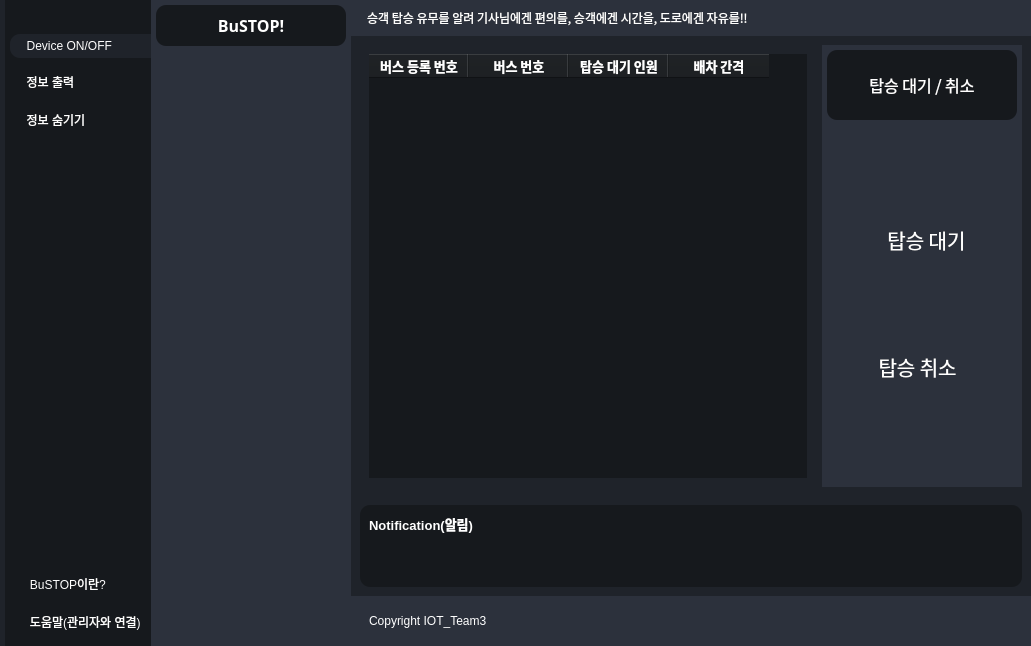
<?xml version="1.0" encoding="UTF-8"?>
<ui version="4.0">
 <class>MainWindow</class>
 <widget class="QMainWindow" name="MainWindow">
  <property name="geometry">
   <rect>
    <x>0</x>
    <y>0</y>
    <width>1031</width>
    <height>646</height>
   </rect>
  </property>
  <property name="windowTitle">
   <string>MainWindow</string>
  </property>
  <property name="styleSheet">
   <string notr="true">*{
	border: none;
	background-color: transparent;
	background: transparent;
	padding: 0;
	margin: 0;
	color: #fff;
}
#centralwidget{
	background-color:#1f232a;
}
#leftMenuSubContainer{
	background-color: #16191d;
}
#leftMenuSubContainer QPushButton{
	text-align: left;
	padding: 5px 10px;
	border-top-left-radius: 10px;
	border-bottom-left-radius: 10px;
}
#centerMenuSubContainer,#rightMenuSubContainer{
	background-color: #2c313c;
}
#frame_4,#frame_8,#popupNotificationSubContainer{
	background-color: #16191d;
	border-radius: 10px;
}
#headerContainer,#footerContainer{
	background-color: #2c313c;
}</string>
  </property>
  <widget class="QWidget" name="centralwidget">
   <layout class="QHBoxLayout" name="horizontalLayout">
    <property name="spacing">
     <number>0</number>
    </property>
    <property name="leftMargin">
     <number>0</number>
    </property>
    <property name="topMargin">
     <number>0</number>
    </property>
    <property name="rightMargin">
     <number>0</number>
    </property>
    <property name="bottomMargin">
     <number>0</number>
    </property>
    <item alignment="Qt::AlignLeft">
     <widget class="QWidget" name="leftMenuContainer" native="true">
      <layout class="QVBoxLayout" name="verticalLayout">
       <property name="spacing">
        <number>0</number>
       </property>
       <property name="leftMargin">
        <number>5</number>
       </property>
       <property name="topMargin">
        <number>0</number>
       </property>
       <property name="rightMargin">
        <number>0</number>
       </property>
       <property name="bottomMargin">
        <number>0</number>
       </property>
       <item alignment="Qt::AlignLeft">
        <widget class="QWidget" name="leftMenuSubContainer" native="true">
         <layout class="QVBoxLayout" name="verticalLayout_2">
          <property name="spacing">
           <number>0</number>
          </property>
          <property name="leftMargin">
           <number>5</number>
          </property>
          <property name="topMargin">
           <number>0</number>
          </property>
          <property name="rightMargin">
           <number>0</number>
          </property>
          <property name="bottomMargin">
           <number>0</number>
          </property>
          <item alignment="Qt::AlignTop">
           <widget class="QFrame" name="frame">
            <property name="frameShape">
             <enum>QFrame::StyledPanel</enum>
            </property>
            <property name="frameShadow">
             <enum>QFrame::Raised</enum>
            </property>
            <layout class="QHBoxLayout" name="horizontalLayout_2">
             <property name="spacing">
              <number>0</number>
             </property>
             <property name="leftMargin">
              <number>0</number>
             </property>
             <property name="topMargin">
              <number>0</number>
             </property>
             <property name="rightMargin">
              <number>0</number>
             </property>
             <property name="bottomMargin">
              <number>0</number>
             </property>
             <item>
              <widget class="QPushButton" name="BtnMenu">
               <property name="toolTip">
                <string>Menu</string>
               </property>
               <property name="text">
                <string/>
               </property>
               <property name="icon">
                <iconset resource="resources.qrc">
                 <normaloff>:/icons/icons/align-justify.svg</normaloff>:/icons/icons/align-justify.svg</iconset>
               </property>
               <property name="iconSize">
                <size>
                 <width>24</width>
                 <height>24</height>
                </size>
               </property>
              </widget>
             </item>
            </layout>
           </widget>
          </item>
          <item alignment="Qt::AlignTop">
           <widget class="QFrame" name="frame_2">
            <property name="sizePolicy">
             <sizepolicy hsizetype="Preferred" vsizetype="Preferred">
              <horstretch>0</horstretch>
              <verstretch>0</verstretch>
             </sizepolicy>
            </property>
            <property name="frameShape">
             <enum>QFrame::StyledPanel</enum>
            </property>
            <property name="frameShadow">
             <enum>QFrame::Raised</enum>
            </property>
            <layout class="QVBoxLayout" name="verticalLayout_3">
             <property name="spacing">
              <number>0</number>
             </property>
             <property name="leftMargin">
              <number>0</number>
             </property>
             <property name="topMargin">
              <number>10</number>
             </property>
             <property name="rightMargin">
              <number>0</number>
             </property>
             <property name="bottomMargin">
              <number>0</number>
             </property>
             <item>
              <widget class="QPushButton" name="BtnDeviceOnOff">
               <property name="toolTip">
                <string>Home</string>
               </property>
               <property name="styleSheet">
                <string notr="true">background-color: #1f232a;</string>
               </property>
               <property name="text">
                <string>  Device ON/OFF</string>
               </property>
               <property name="icon">
                <iconset resource="resources.qrc">
                 <normaloff>:/icons/icons/battery-charging.svg</normaloff>:/icons/icons/battery-charging.svg</iconset>
               </property>
               <property name="iconSize">
                <size>
                 <width>24</width>
                 <height>24</height>
                </size>
               </property>
              </widget>
             </item>
            </layout>
           </widget>
          </item>
          <item>
           <widget class="QFrame" name="frame_12">
            <property name="frameShape">
             <enum>QFrame::StyledPanel</enum>
            </property>
            <property name="frameShadow">
             <enum>QFrame::Raised</enum>
            </property>
            <layout class="QVBoxLayout" name="verticalLayout_14">
             <property name="spacing">
              <number>0</number>
             </property>
             <property name="leftMargin">
              <number>0</number>
             </property>
             <property name="topMargin">
              <number>10</number>
             </property>
             <property name="rightMargin">
              <number>0</number>
             </property>
             <property name="bottomMargin">
              <number>0</number>
             </property>
             <item>
              <widget class="QPushButton" name="BtnSearch">
               <property name="sizePolicy">
                <sizepolicy hsizetype="Minimum" vsizetype="Fixed">
                 <horstretch>0</horstretch>
                 <verstretch>0</verstretch>
                </sizepolicy>
               </property>
               <property name="text">
                <string>  정보 출력</string>
               </property>
               <property name="icon">
                <iconset resource="resources.qrc">
                 <normaloff>:/icons/icons/eye.svg</normaloff>:/icons/icons/eye.svg</iconset>
               </property>
               <property name="iconSize">
                <size>
                 <width>24</width>
                 <height>24</height>
                </size>
               </property>
              </widget>
             </item>
            </layout>
           </widget>
          </item>
          <item>
           <widget class="QFrame" name="frame_13">
            <property name="frameShape">
             <enum>QFrame::StyledPanel</enum>
            </property>
            <property name="frameShadow">
             <enum>QFrame::Raised</enum>
            </property>
            <layout class="QVBoxLayout" name="verticalLayout_21">
             <property name="spacing">
              <number>0</number>
             </property>
             <property name="leftMargin">
              <number>0</number>
             </property>
             <property name="topMargin">
              <number>10</number>
             </property>
             <property name="rightMargin">
              <number>0</number>
             </property>
             <property name="bottomMargin">
              <number>0</number>
             </property>
             <item>
              <widget class="QPushButton" name="BtnHide">
               <property name="sizePolicy">
                <sizepolicy hsizetype="Minimum" vsizetype="Fixed">
                 <horstretch>0</horstretch>
                 <verstretch>0</verstretch>
                </sizepolicy>
               </property>
               <property name="text">
                <string>  정보 숨기기</string>
               </property>
               <property name="icon">
                <iconset resource="resources.qrc">
                 <normaloff>:/icons/icons/eye-off.svg</normaloff>:/icons/icons/eye-off.svg</iconset>
               </property>
               <property name="iconSize">
                <size>
                 <width>24</width>
                 <height>24</height>
                </size>
               </property>
              </widget>
             </item>
            </layout>
           </widget>
          </item>
          <item>
           <spacer name="verticalSpacer">
            <property name="orientation">
             <enum>Qt::Vertical</enum>
            </property>
            <property name="sizeHint" stdset="0">
             <size>
              <width>20</width>
              <height>40</height>
             </size>
            </property>
           </spacer>
          </item>
          <item>
           <widget class="QFrame" name="frame_14">
            <property name="frameShape">
             <enum>QFrame::StyledPanel</enum>
            </property>
            <property name="frameShadow">
             <enum>QFrame::Raised</enum>
            </property>
            <layout class="QHBoxLayout" name="horizontalLayout_13">
             <property name="spacing">
              <number>0</number>
             </property>
             <property name="leftMargin">
              <number>0</number>
             </property>
             <property name="topMargin">
              <number>10</number>
             </property>
             <property name="rightMargin">
              <number>0</number>
             </property>
             <property name="bottomMargin">
              <number>0</number>
             </property>
             <item>
              <widget class="QPushButton" name="BtnInfo">
               <property name="toolTip">
                <string>Information</string>
               </property>
               <property name="text">
                <string>   BuSTOP이란?</string>
               </property>
               <property name="icon">
                <iconset resource="resources.qrc">
                 <normaloff>:/icons/icons/info.svg</normaloff>:/icons/icons/info.svg</iconset>
               </property>
               <property name="iconSize">
                <size>
                 <width>24</width>
                 <height>24</height>
                </size>
               </property>
              </widget>
             </item>
            </layout>
           </widget>
          </item>
          <item alignment="Qt::AlignBottom">
           <widget class="QFrame" name="frame_3">
            <property name="frameShape">
             <enum>QFrame::StyledPanel</enum>
            </property>
            <property name="frameShadow">
             <enum>QFrame::Raised</enum>
            </property>
            <layout class="QVBoxLayout" name="verticalLayout_4">
             <property name="spacing">
              <number>0</number>
             </property>
             <property name="leftMargin">
              <number>0</number>
             </property>
             <property name="topMargin">
              <number>10</number>
             </property>
             <property name="rightMargin">
              <number>0</number>
             </property>
             <property name="bottomMargin">
              <number>10</number>
             </property>
             <item>
              <widget class="QPushButton" name="BtnHelp">
               <property name="toolTip">
                <string>Help</string>
               </property>
               <property name="text">
                <string>   도움말(관리자와 연결)</string>
               </property>
               <property name="icon">
                <iconset resource="resources.qrc">
                 <normaloff>:/icons/icons/help-circle.svg</normaloff>:/icons/icons/help-circle.svg</iconset>
               </property>
               <property name="iconSize">
                <size>
                 <width>24</width>
                 <height>24</height>
                </size>
               </property>
              </widget>
             </item>
            </layout>
           </widget>
          </item>
         </layout>
        </widget>
       </item>
      </layout>
     </widget>
    </item>
    <item>
     <widget class="QWidget" name="centerMenuContainer" native="true">
      <property name="minimumSize">
       <size>
        <width>200</width>
        <height>0</height>
       </size>
      </property>
      <layout class="QVBoxLayout" name="verticalLayout_5">
       <property name="spacing">
        <number>0</number>
       </property>
       <property name="leftMargin">
        <number>0</number>
       </property>
       <property name="topMargin">
        <number>0</number>
       </property>
       <property name="rightMargin">
        <number>0</number>
       </property>
       <property name="bottomMargin">
        <number>0</number>
       </property>
       <item alignment="Qt::AlignLeft">
        <widget class="QWidget" name="centerMenuSubContainer" native="true">
         <property name="minimumSize">
          <size>
           <width>200</width>
           <height>0</height>
          </size>
         </property>
         <layout class="QVBoxLayout" name="verticalLayout_6">
          <property name="spacing">
           <number>5</number>
          </property>
          <property name="leftMargin">
           <number>5</number>
          </property>
          <property name="topMargin">
           <number>5</number>
          </property>
          <property name="rightMargin">
           <number>5</number>
          </property>
          <property name="bottomMargin">
           <number>5</number>
          </property>
          <item>
           <widget class="QFrame" name="frame_4">
            <property name="frameShape">
             <enum>QFrame::StyledPanel</enum>
            </property>
            <property name="frameShadow">
             <enum>QFrame::Raised</enum>
            </property>
            <layout class="QHBoxLayout" name="horizontalLayout_3">
             <item>
              <widget class="QLabel" name="LblLeftPanel">
               <property name="font">
                <font>
                 <family>나눔고딕</family>
                 <pointsize>12</pointsize>
                 <weight>75</weight>
                 <italic>false</italic>
                 <bold>true</bold>
                 <underline>false</underline>
                </font>
               </property>
               <property name="text">
                <string>BuSTOP!</string>
               </property>
               <property name="alignment">
                <set>Qt::AlignCenter</set>
               </property>
              </widget>
             </item>
            </layout>
           </widget>
          </item>
          <item>
           <widget class="QStackedWidget" name="stackedWidget">
            <property name="minimumSize">
             <size>
              <width>0</width>
              <height>0</height>
             </size>
            </property>
            <property name="currentIndex">
             <number>0</number>
            </property>
            <widget class="QWidget" name="page_5">
             <layout class="QVBoxLayout" name="verticalLayout_7">
              <item>
               <widget class="QLabel" name="LblInfor">
                <property name="font">
                 <font>
                  <pointsize>12</pointsize>
                 </font>
                </property>
                <property name="text">
                 <string/>
                </property>
                <property name="alignment">
                 <set>Qt::AlignCenter</set>
                </property>
               </widget>
              </item>
             </layout>
            </widget>
           </widget>
          </item>
         </layout>
        </widget>
       </item>
      </layout>
     </widget>
    </item>
    <item>
     <widget class="QWidget" name="mainBodyContainer" native="true">
      <property name="sizePolicy">
       <sizepolicy hsizetype="Expanding" vsizetype="Preferred">
        <horstretch>0</horstretch>
        <verstretch>0</verstretch>
       </sizepolicy>
      </property>
      <property name="styleSheet">
       <string notr="true"/>
      </property>
      <layout class="QVBoxLayout" name="verticalLayout_10">
       <property name="spacing">
        <number>0</number>
       </property>
       <property name="leftMargin">
        <number>0</number>
       </property>
       <property name="topMargin">
        <number>0</number>
       </property>
       <property name="rightMargin">
        <number>0</number>
       </property>
       <property name="bottomMargin">
        <number>0</number>
       </property>
       <item alignment="Qt::AlignTop">
        <widget class="QWidget" name="headerContainer" native="true">
         <layout class="QHBoxLayout" name="horizontalLayout_5">
          <item alignment="Qt::AlignLeft">
           <widget class="QFrame" name="frame_5">
            <property name="frameShape">
             <enum>QFrame::StyledPanel</enum>
            </property>
            <property name="frameShadow">
             <enum>QFrame::Raised</enum>
            </property>
            <layout class="QHBoxLayout" name="horizontalLayout_7">
             <property name="spacing">
              <number>0</number>
             </property>
             <property name="leftMargin">
              <number>0</number>
             </property>
             <property name="topMargin">
              <number>0</number>
             </property>
             <property name="rightMargin">
              <number>0</number>
             </property>
             <property name="bottomMargin">
              <number>0</number>
             </property>
             <item>
              <widget class="QLabel" name="label_5">
               <property name="text">
                <string/>
               </property>
               <property name="pixmap">
                <pixmap resource="resources.qrc">:/images/bustopimage.png</pixmap>
               </property>
               <property name="scaledContents">
                <bool>true</bool>
               </property>
              </widget>
             </item>
             <item>
              <widget class="QLabel" name="LblTopPanel">
               <property name="font">
                <font>
                 <family>나눔고딕</family>
                 <pointsize>9</pointsize>
                 <weight>50</weight>
                 <bold>false</bold>
                </font>
               </property>
               <property name="text">
                <string>승객 탑승 유무를 알려 기사님에겐 편의를, 승객에겐 시간을, 도로에겐 자유를!!</string>
               </property>
              </widget>
             </item>
            </layout>
           </widget>
          </item>
          <item alignment="Qt::AlignHCenter">
           <widget class="QFrame" name="frame_6">
            <property name="frameShape">
             <enum>QFrame::StyledPanel</enum>
            </property>
            <property name="frameShadow">
             <enum>QFrame::Raised</enum>
            </property>
            <layout class="QHBoxLayout" name="horizontalLayout_6">
             <property name="spacing">
              <number>0</number>
             </property>
             <property name="leftMargin">
              <number>0</number>
             </property>
             <property name="topMargin">
              <number>0</number>
             </property>
             <property name="rightMargin">
              <number>0</number>
             </property>
             <property name="bottomMargin">
              <number>0</number>
             </property>
            </layout>
           </widget>
          </item>
          <item alignment="Qt::AlignRight">
           <widget class="QFrame" name="frame_7">
            <property name="frameShape">
             <enum>QFrame::StyledPanel</enum>
            </property>
            <property name="frameShadow">
             <enum>QFrame::Raised</enum>
            </property>
            <layout class="QHBoxLayout" name="horizontalLayout_4">
             <property name="spacing">
              <number>0</number>
             </property>
             <property name="leftMargin">
              <number>0</number>
             </property>
             <property name="topMargin">
              <number>0</number>
             </property>
             <property name="rightMargin">
              <number>0</number>
             </property>
             <property name="bottomMargin">
              <number>0</number>
             </property>
             <item>
              <widget class="QPushButton" name="BtnMinimize">
               <property name="toolTip">
                <string>Minimize Window</string>
               </property>
               <property name="text">
                <string/>
               </property>
               <property name="icon">
                <iconset resource="resources.qrc">
                 <normaloff>:/icons/icons/minus.svg</normaloff>:/icons/icons/minus.svg</iconset>
               </property>
               <property name="iconSize">
                <size>
                 <width>30</width>
                 <height>30</height>
                </size>
               </property>
              </widget>
             </item>
             <item>
              <widget class="QPushButton" name="BtnMaximize">
               <property name="toolTip">
                <string>Restore Window</string>
               </property>
               <property name="text">
                <string/>
               </property>
               <property name="icon">
                <iconset resource="resources.qrc">
                 <normaloff>:/icons/icons/square.svg</normaloff>:/icons/icons/square.svg</iconset>
               </property>
               <property name="iconSize">
                <size>
                 <width>30</width>
                 <height>30</height>
                </size>
               </property>
              </widget>
             </item>
            </layout>
           </widget>
          </item>
         </layout>
        </widget>
       </item>
       <item>
        <widget class="QWidget" name="mainBodyContent" native="true">
         <property name="sizePolicy">
          <sizepolicy hsizetype="Preferred" vsizetype="Expanding">
           <horstretch>0</horstretch>
           <verstretch>0</verstretch>
          </sizepolicy>
         </property>
         <layout class="QHBoxLayout" name="horizontalLayout_8">
          <item>
           <widget class="QWidget" name="mainContentsContainer" native="true">
            <layout class="QVBoxLayout" name="verticalLayout_15">
             <item>
              <widget class="QTableWidget" name="BusInfor">
               <property name="font">
                <font>
                 <pointsize>9</pointsize>
                </font>
               </property>
               <property name="styleSheet">
                <string notr="true">background-color: #16191d;</string>
               </property>
               <property name="sizeAdjustPolicy">
                <enum>QAbstractScrollArea::AdjustIgnored</enum>
               </property>
               <property name="dragEnabled">
                <bool>true</bool>
               </property>
               <property name="selectionMode">
                <enum>QAbstractItemView::SingleSelection</enum>
               </property>
               <property name="verticalScrollMode">
                <enum>QAbstractItemView::ScrollPerPixel</enum>
               </property>
               <property name="horizontalScrollMode">
                <enum>QAbstractItemView::ScrollPerPixel</enum>
               </property>
               <property name="showGrid">
                <bool>true</bool>
               </property>
               <property name="gridStyle">
                <enum>Qt::CustomDashLine</enum>
               </property>
               <property name="sortingEnabled">
                <bool>false</bool>
               </property>
               <property name="rowCount">
                <number>0</number>
               </property>
               <property name="columnCount">
                <number>4</number>
               </property>
               <attribute name="verticalHeaderVisible">
                <bool>false</bool>
               </attribute>
               <column>
                <property name="text">
                 <string>버스 등록 번호</string>
                </property>
                <property name="font">
                 <font>
                  <family>나눔고딕</family>
                  <pointsize>10</pointsize>
                  <weight>75</weight>
                  <bold>true</bold>
                 </font>
                </property>
                <property name="textAlignment">
                 <set>AlignCenter</set>
                </property>
                <property name="background">
                 <color>
                  <red>255</red>
                  <green>255</green>
                  <blue>255</blue>
                 </color>
                </property>
               </column>
               <column>
                <property name="text">
                 <string>버스 번호</string>
                </property>
                <property name="font">
                 <font>
                  <family>나눔고딕</family>
                  <pointsize>10</pointsize>
                  <weight>75</weight>
                  <bold>true</bold>
                 </font>
                </property>
                <property name="textAlignment">
                 <set>AlignCenter</set>
                </property>
                <property name="background">
                 <color>
                  <red>255</red>
                  <green>255</green>
                  <blue>255</blue>
                 </color>
                </property>
               </column>
               <column>
                <property name="text">
                 <string>탑승 대기 인원</string>
                </property>
                <property name="font">
                 <font>
                  <family>나눔고딕</family>
                  <pointsize>10</pointsize>
                  <weight>75</weight>
                  <bold>true</bold>
                 </font>
                </property>
                <property name="textAlignment">
                 <set>AlignCenter</set>
                </property>
                <property name="background">
                 <color>
                  <red>255</red>
                  <green>255</green>
                  <blue>255</blue>
                 </color>
                </property>
               </column>
               <column>
                <property name="text">
                 <string>배차 간격</string>
                </property>
                <property name="font">
                 <font>
                  <family>나눔고딕</family>
                  <pointsize>10</pointsize>
                  <weight>75</weight>
                  <bold>true</bold>
                 </font>
                </property>
                <property name="textAlignment">
                 <set>AlignCenter</set>
                </property>
                <property name="background">
                 <color>
                  <red>255</red>
                  <green>255</green>
                  <blue>255</blue>
                 </color>
                </property>
                <property name="foreground">
                 <brush brushstyle="NoBrush">
                  <color alpha="255">
                   <red>0</red>
                   <green>0</green>
                   <blue>0</blue>
                  </color>
                 </brush>
                </property>
               </column>
              </widget>
             </item>
            </layout>
           </widget>
          </item>
          <item alignment="Qt::AlignRight">
           <widget class="QWidget" name="rightMenuContainer" native="true">
            <property name="minimumSize">
             <size>
              <width>200</width>
              <height>0</height>
             </size>
            </property>
            <layout class="QVBoxLayout" name="verticalLayout_11">
             <property name="spacing">
              <number>0</number>
             </property>
             <property name="leftMargin">
              <number>0</number>
             </property>
             <property name="topMargin">
              <number>0</number>
             </property>
             <property name="rightMargin">
              <number>0</number>
             </property>
             <property name="bottomMargin">
              <number>0</number>
             </property>
             <item>
              <widget class="QWidget" name="rightMenuSubContainer" native="true">
               <layout class="QVBoxLayout" name="verticalLayout_12">
                <property name="spacing">
                 <number>5</number>
                </property>
                <property name="leftMargin">
                 <number>5</number>
                </property>
                <property name="topMargin">
                 <number>5</number>
                </property>
                <property name="rightMargin">
                 <number>5</number>
                </property>
                <property name="bottomMargin">
                 <number>5</number>
                </property>
                <item>
                 <widget class="QFrame" name="frame_8">
                  <property name="minimumSize">
                   <size>
                    <width>50</width>
                    <height>70</height>
                   </size>
                  </property>
                  <property name="maximumSize">
                   <size>
                    <width>300</width>
                    <height>70</height>
                   </size>
                  </property>
                  <property name="frameShape">
                   <enum>QFrame::StyledPanel</enum>
                  </property>
                  <property name="frameShadow">
                   <enum>QFrame::Raised</enum>
                  </property>
                  <layout class="QHBoxLayout" name="horizontalLayout_9">
                   <item>
                    <widget class="QLabel" name="LblRightPanel">
                     <property name="font">
                      <font>
                       <family>나눔고딕</family>
                       <pointsize>12</pointsize>
                       <weight>50</weight>
                       <bold>false</bold>
                      </font>
                     </property>
                     <property name="text">
                      <string>탑승 대기 / 취소</string>
                     </property>
                     <property name="alignment">
                      <set>Qt::AlignCenter</set>
                     </property>
                    </widget>
                   </item>
                  </layout>
                 </widget>
                </item>
                <item>
                 <widget class="QFrame" name="frame_11">
                  <property name="frameShape">
                   <enum>QFrame::StyledPanel</enum>
                  </property>
                  <property name="frameShadow">
                   <enum>QFrame::Raised</enum>
                  </property>
                  <layout class="QVBoxLayout" name="verticalLayout_13">
                   <item>
                    <widget class="QPushButton" name="BtnAddCnt">
                     <property name="font">
                      <font>
                       <family>나눔고딕</family>
                       <pointsize>15</pointsize>
                      </font>
                     </property>
                     <property name="text">
                      <string>  탑승 대기</string>
                     </property>
                     <property name="icon">
                      <iconset resource="resources.qrc">
                       <normaloff>:/icons/icons/log-in.svg</normaloff>:/icons/icons/log-in.svg</iconset>
                     </property>
                     <property name="iconSize">
                      <size>
                       <width>24</width>
                       <height>24</height>
                      </size>
                     </property>
                    </widget>
                   </item>
                   <item>
                    <widget class="QPushButton" name="BtnMinusCnt">
                     <property name="font">
                      <font>
                       <family>나눔고딕</family>
                       <pointsize>15</pointsize>
                      </font>
                     </property>
                     <property name="layoutDirection">
                      <enum>Qt::RightToLeft</enum>
                     </property>
                     <property name="autoFillBackground">
                      <bool>false</bool>
                     </property>
                     <property name="text">
                      <string>탑승 취소  </string>
                     </property>
                     <property name="icon">
                      <iconset resource="resources.qrc">
                       <normaloff>:/icons/icons/log-out.svg</normaloff>:/icons/icons/log-out.svg</iconset>
                     </property>
                     <property name="iconSize">
                      <size>
                       <width>24</width>
                       <height>24</height>
                      </size>
                     </property>
                     <property name="checkable">
                      <bool>false</bool>
                     </property>
                    </widget>
                   </item>
                  </layout>
                 </widget>
                </item>
               </layout>
              </widget>
             </item>
            </layout>
           </widget>
          </item>
         </layout>
        </widget>
       </item>
       <item>
        <widget class="QWidget" name="popupNotificationContainer" native="true">
         <layout class="QVBoxLayout" name="verticalLayout_19">
          <item>
           <widget class="QWidget" name="popupNotificationSubContainer" native="true">
            <layout class="QVBoxLayout" name="verticalLayout_20">
             <item>
              <widget class="QLabel" name="LblBottomPanel">
               <property name="font">
                <font>
                 <pointsize>10</pointsize>
                 <weight>75</weight>
                 <bold>true</bold>
                </font>
               </property>
               <property name="text">
                <string>Notification(알림)</string>
               </property>
              </widget>
             </item>
             <item>
              <widget class="QFrame" name="frame_9">
               <property name="frameShape">
                <enum>QFrame::StyledPanel</enum>
               </property>
               <property name="frameShadow">
                <enum>QFrame::Raised</enum>
               </property>
               <layout class="QHBoxLayout" name="horizontalLayout_10">
                <item>
                 <widget class="QLabel" name="LblNotification">
                  <property name="sizePolicy">
                   <sizepolicy hsizetype="Expanding" vsizetype="Preferred">
                    <horstretch>0</horstretch>
                    <verstretch>0</verstretch>
                   </sizepolicy>
                  </property>
                  <property name="font">
                   <font>
                    <pointsize>13</pointsize>
                    <weight>50</weight>
                    <bold>false</bold>
                   </font>
                  </property>
                  <property name="text">
                   <string/>
                  </property>
                  <property name="alignment">
                   <set>Qt::AlignCenter</set>
                  </property>
                 </widget>
                </item>
                <item alignment="Qt::AlignRight">
                 <widget class="QPushButton" name="BtnClearNote">
                  <property name="toolTip">
                   <string>Close notification</string>
                  </property>
                  <property name="text">
                   <string/>
                  </property>
                  <property name="icon">
                   <iconset resource="resources.qrc">
                    <normaloff>:/icons/icons/x-octagon.svg</normaloff>:/icons/icons/x-octagon.svg</iconset>
                  </property>
                  <property name="iconSize">
                   <size>
                    <width>24</width>
                    <height>24</height>
                   </size>
                  </property>
                 </widget>
                </item>
               </layout>
              </widget>
             </item>
            </layout>
           </widget>
          </item>
         </layout>
        </widget>
       </item>
       <item>
        <widget class="QWidget" name="footerContainer" native="true">
         <layout class="QHBoxLayout" name="horizontalLayout_11">
          <item>
           <widget class="QFrame" name="frame_10">
            <property name="frameShape">
             <enum>QFrame::StyledPanel</enum>
            </property>
            <property name="frameShadow">
             <enum>QFrame::Raised</enum>
            </property>
            <layout class="QHBoxLayout" name="horizontalLayout_12">
             <item>
              <widget class="QLabel" name="LblStatusBar">
               <property name="text">
                <string>Copyright IOT_Team3</string>
               </property>
              </widget>
             </item>
            </layout>
           </widget>
          </item>
          <item>
           <widget class="QFrame" name="sizeGrip">
            <property name="minimumSize">
             <size>
              <width>10</width>
              <height>10</height>
             </size>
            </property>
            <property name="maximumSize">
             <size>
              <width>10</width>
              <height>10</height>
             </size>
            </property>
            <property name="frameShape">
             <enum>QFrame::StyledPanel</enum>
            </property>
            <property name="frameShadow">
             <enum>QFrame::Raised</enum>
            </property>
           </widget>
          </item>
         </layout>
        </widget>
       </item>
      </layout>
     </widget>
    </item>
   </layout>
  </widget>
 </widget>
 <resources>
  <include location="resources.qrc"/>
 </resources>
 <connections/>
</ui>
